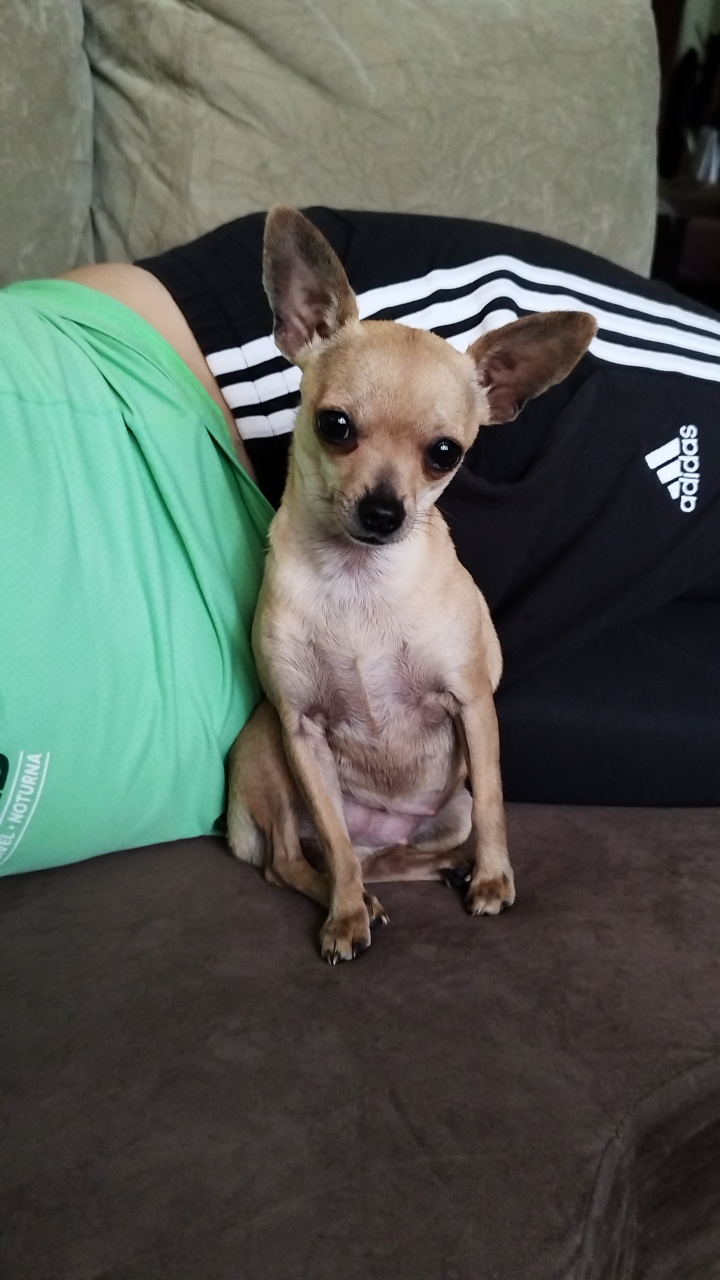
#> input picture AI/dataset/amora/1000032546.JPEG, 2160 x 3840 px (shown at 1/3 size); its folder holds only this picture in this run
$ python compress_image.py
#> lines starting #> are read from the running program, lines starting #| are printed output that depends on the picture
from PIL import Image
import os
import shutil

INPUT_DIR = "dataset"
OUTPUT_DIR = "dataset_compressed"

MAX_SIZE = 600
JPEG_QUALITY = 70

CLASSES = ["amora", "not_amora"]

def compress_image(input_path, output_path):
    """Convert to JPG, compress, and resize if larger than 600px while keeping aspect ratio"""
#> called with input_path = 'dataset/amora/1000032546.JPEG', output_path = 'dataset_compressed/amora/amora_0001.jpg'
    try:
        with Image.open(input_path) as img:
#> img is the input picture: PIL image 2160x3840 RGB; mean R, G, B 86.7, 93.2, 85.6
            img = img.convert("RGB")

            # Resize only if larger than MAX_SIZE
            if img.width > MAX_SIZE or img.height > MAX_SIZE:
                img.thumbnail((MAX_SIZE, MAX_SIZE), Image.LANCZOS)
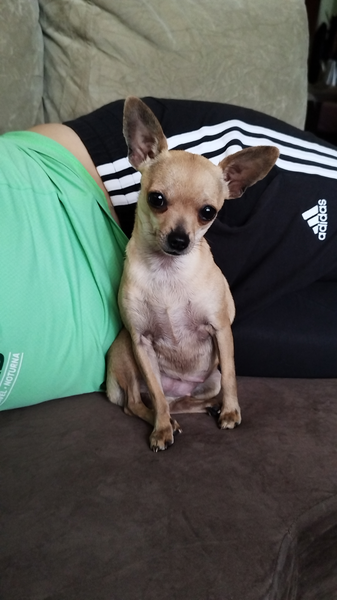
#> img: PIL image 337x600 RGB; mean R, G, B 86.6, 93, 85.5

            img.save(output_path, "JPEG", quality=JPEG_QUALITY, optimize=True)

    except Exception as e:
        print(f"Error processing {input_path}: {e}")

def compress_dataset(input_dir=INPUT_DIR, output_dir=OUTPUT_DIR):

    # Remove output folder if exists
    if os.path.exists(output_dir):
        shutil.rmtree(output_dir)

    os.makedirs(output_dir, exist_ok=True)

    for cls in CLASSES:
        input_class_dir = os.path.join(input_dir, cls)
        output_class_dir = os.path.join(output_dir, cls)

        os.makedirs(output_class_dir, exist_ok=True)

        count = 1

        for filename in sorted(os.listdir(input_class_dir)):
            if filename.lower().endswith((".jpg", ".jpeg", ".png", ".webp")):

                input_path = os.path.join(input_class_dir, filename)

                new_filename = f"{cls}_{count:04d}.jpg"
                output_path = os.path.join(output_class_dir, new_filename)

                compress_image(input_path, output_path)
                count += 1

        print(f"{cls}: {count - 1} images compressed")

    print("Compression completed")


if __name__ == "__main__":
    compress_dataset()
